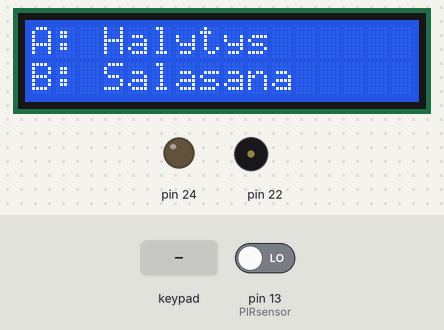
Bench run of a sketch on a simulated Arduino Mega 2560, built with avr-gcc and run on an emulated ATmega2560. On the bench: 16×2 character LCD, output pins drawn as LEDs (lit = HIGH), buzzer (waves = sounding). The inputs (shaded band) are chosen by the test bench; at power-on: pin 13 (PIRsensor) LOW. Pins used as bus, display or sensor lines are not drawn.

Above: at 3.2 s.
3.3 s: key 'A' pressed
At 3.8 s:
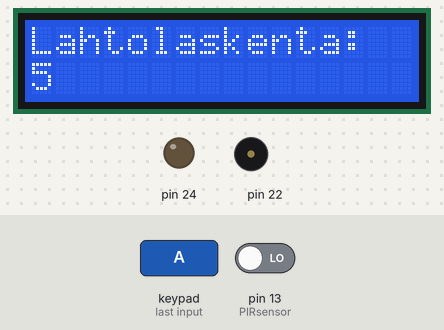
6.3 s: pin 13 (PIRsensor) driven HIGH
At 8.7 s:
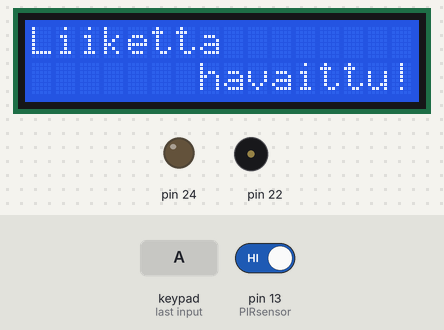
9.3 s: keypad keys 1 2 1 1 1 0 9 # pressed 0.4 s apart
At 12.9 s:
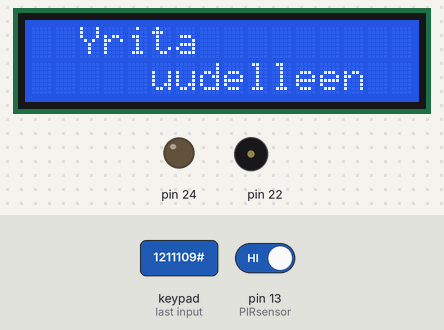
14.0 s: keypad keys 0 0 0 0 # pressed 0.4 s apart
At 18.1 s:
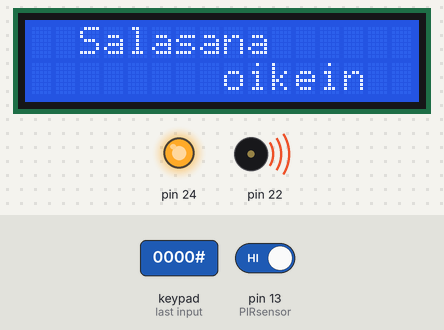
19.0 s: key 'B' pressed
At 21.7 s:
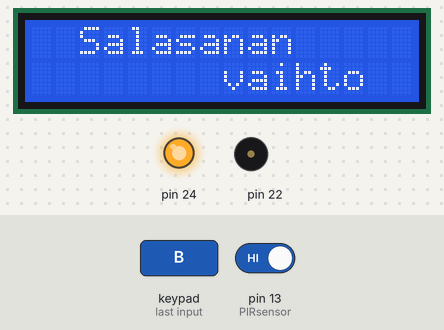
22.0 s: keypad keys 0 0 0 0 # pressed 0.4 s apart
At 26.0 s:
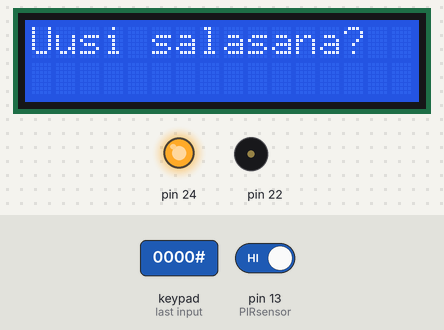
Timing chart, 0 to 26.5 s (numbered marks = the images above; inputs shaded):
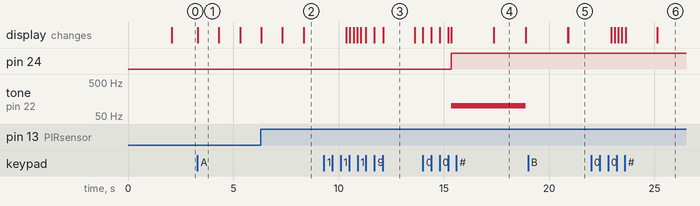

Measured:
- after the input at 3.3 s, the display: changes at once (image 1)
- after the input at 6.3 s, the display: first differs from a run without the input after 2.0 s (image 2)
- after the input at 9.3 s, the display: first changes after 1.1 s (image 3 shows a later state)
- after the input at 14.0 s, the display: first changes at once (image 4 shows a later state)
- after the input at 19.0 s, the display: first differs from a run without the input after 1.9 s (image 5)
- after the input at 22.0 s, the display: first changes after 0.94 s (image 6 shows a later state)
- what the display in image 1 shows lasts 1.0 s, from 3.3 s to 4.3 s

The sketch:

halytysjarjestelma_v1.0.ino
```cpp
#include <Keypad.h>
#include <LiquidCrystal.h>

unsigned long aloitusAika = 0;
unsigned long viive = 5000;

int PIRsensor = 13;
int PIRvalue = 0;

String userInput;
String salasana = "0000";

int flag;
int flag2;

int count = 5;

int cursorColumn = 0;

//keypadin setup
const byte ROWS = 4;
const byte COLS = 4;
char keys[ROWS][COLS] = {
  {'1', '2', '3', 'A'},
  {'4', '5', '6', 'B'},
  {'7', '8', '9', 'C'},
  {'*', '0', '#', 'D'}
};
byte rowPins[ROWS] = {12, 11, 10, 9};
byte colPins[COLS] = {8, 7, 6, 5};

Keypad keypad = Keypad( makeKeymap(keys), rowPins, colPins, ROWS, COLS );


//LCD-näytön setup
const int rs = 2, rw = 3, enable = 4, d4 = A0, d5 = A1, d6 = A2, d7 = A3;
LiquidCrystal lcd(rs, rw, enable, d4, d5, d6, d7);


void setup() {
  lcd.begin(16, 2); //lcd-näytön käyttöliittymän käynnistys
  Serial.begin(9600);

  lcd.print("   Tervetuloa");
  delay(2000);
  lcd.clear();
  pinMode(24, OUTPUT);
  digitalWrite(24, LOW);
  pinMode(A0, OUTPUT);
  digitalWrite(A0, HIGH);
  pinMode(A1, OUTPUT);
  digitalWrite(A1, HIGH);
  pinMode(A2, OUTPUT);
  digitalWrite(A2, HIGH);
  pinMode(A3, OUTPUT);
}

void loop() {
  lcd.clear();
  lcd.print("A: Halytys");
  lcd.setCursor(0, 1);
  lcd.print("B: Salasana");
  char key = keypad.waitForKey();
  switch (key) //valikkotoiminnot
  {
    case 'A': //hälytys päälle ja pois
      halytysAktivointi();
      break;
    case 'B': //salasanan vaihto
      vaihdaSalasana();
      break;
  }
}

//salasanojen vertailufunktio
void checkSalasana(String pwd) {
  while (userInput != salasana) { //verrataan userInput-muuttujan sisältöä salasana-muuttujan sisältöön;
    lcd.clear();
    lcd.print("Salasana?");
    lcd.setCursor(0, 1);
    userInput = kysySalasana(); //asetetaan userInput-muuttujaan kysySalasana-funktion palautusarvo
    if (userInput != salasana) { //jos väärin, niin kehotetaan yrittämään uudestaan
      lcd.clear();
      lcd.print("  Yrita");
      lcd.setCursor(0, 1);
      lcd.print("     uudelleen");
      delay(1500);
    }
  }
  userInput = ""; //nollataan userInput-muuttuja, jotta ei aiheuta bugeja
  lcd.clear();
  lcd.print("  Salasana");
  lcd.setCursor(0, 1);
  lcd.print("        oikein");
  delay(1500);
  if (flag2 == 1) { //jos liikettä havaittu ja salasana oikein, mennään tänne
    halytysDeaktivointi();
  }
}

//salasanan vaihtamisfunktio
void vaihdaSalasana() {
  lcd.clear();
  lcd.print("  Salasanan");
  lcd.setCursor(0, 1);
  lcd.print("        vaihto");
  delay(2000);
  checkSalasana(salasana); //ensin kysytään vanha salasana
  lcd.clear();
  lcd.print("Uusi salasana?");
  lcd.setCursor(0, 1);
  salasana = kysySalasana(); //jos oikein niin asetetaan salasanaksi kysySalasana-funktion palautusarvo
  lcd.clear();
  lcd.print("  Salasana");
  lcd.setCursor(0, 1);
  lcd.print("    vaihdettu!");
  delay(2000);
}

//salasanan kysymisfunktio
//luetaan keypadia ja palautetaan salasana
String kysySalasana()
{
  String num;
  char key = keypad.getKey();
  while (key != '#')
  {
    switch (key)
    {
      case '0': case '1': case '2': case '3': case '4':
      case '5': case '6': case '7': case '8': case '9':
        lcd.print("*");
        num = num + key;
        break;

      case '*':
        num = "";
        lcd.clear();
        lcd.print("Salasana?");
        lcd.setCursor(0, 1);
        break;
    }
    key = keypad.getKey();

    if (millis() - aloitusAika > viive && PIRvalue == 1 && flag == 0) { //jos aikaraja ylittyy ja PIRvalue == 1, suoritetaan halytysTriggered
      halytysTriggered();
    }
  }
  return num;

}

//hälytyksen aktivointifunktio
void halytysAktivointi()
{
  digitalWrite(24, LOW); //käytetään wifi-moduuli pois päältä

  while (count > 0) { //countdown hälytyksen aktivoimiseksi
    lcd.clear();
    lcd.print("Lahtolaskenta: ");
    lcd.setCursor(0, 1);
    lcd.print(count);
    delay(1000);
    count--;
  }
  count = 5;
  lcd.clear();
  lcd.print("  Halytys");
  lcd.setCursor(0, 1);
  lcd.print("     aktivoitu");
  while (PIRvalue == 0) {
    PIRvalue = digitalRead(PIRsensor); //luetaan sensorin arvoa niin kauan, että arvo ei ole 0
  }
  if (PIRvalue == 1) { //kun sensorin arvo 1, suoritetaan seuraavat toimenpiteet
    lcd.clear();
    lcd.print("Liiketta        ");
    lcd.setCursor(0, 1);
    lcd.print("       havaittu!");
    delay(2000);
    aloitusAika = millis();
    flag2 = 1;
    checkSalasana(salasana); //kysytään salasana hälytyksen purkamiseksi

  }
}

//hälytyksen laukaisufunktio
void halytysTriggered() {
  digitalWrite(24, HIGH); //wifi-moduuli päälle
  tone(22, 100); //summeri päälle
  flag = 1;
  lcd.clear();
  lcd.print("    HALYTYS!");
  delay(2000);
  lcd.clear();
  lcd.print("Salasana?");
  lcd.setCursor(0, 1);
}

//hälytyksen deaktivointifunktio
void halytysDeaktivointi() {
  noTone(22); //summeri pois päältä
  flag = 0;
  flag2 = 0;
  PIRvalue = 0;
  lcd.clear();
  lcd.print("  Halytys");
  lcd.setCursor(0, 1);
  lcd.print("   deaktivoitu");
  delay(2000);
}
```
